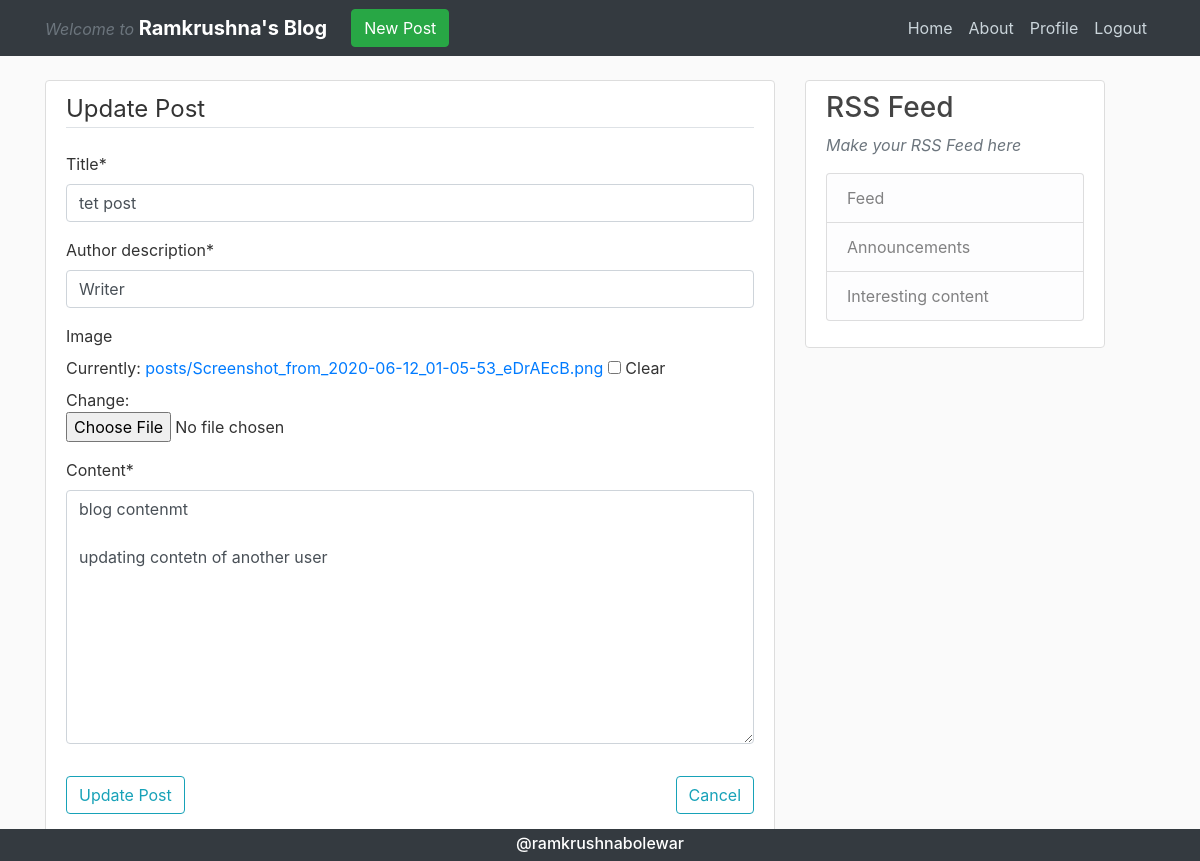
The app's page /post/23/update/ (signed in) with its own data.
### posts/models.py (models this page shows, shortened)
class Post(models.Model):
    title = models.CharField(max_length=80)
    author_description = models.CharField(max_length=160)
    content = models.TextField()
    posted_on = models.DateTimeField(default=timezone.now)
    author = models.ForeignKey(User, on_delete=models.CASCADE)
    image = models.FileField(blank=True, null=True, upload_to='posts')

### posts/views.py (the view)
# urls.py: path('post/<int:pk>/update/', postUpdate, name='posts-update'),
@login_required
def postUpdate(request, pk):
    post = get_object_or_404(Post, id=pk)
    if post.author != request.user:
        messages.success(request, f'You are not authorized to update this post.')
        return redirect(post.get_absolute_url())
    if request.POST:
        form = PostForm(request.POST or None, request.FILES or None, instance=post)
        if form.is_valid():
            instance = form.save(commit=False)
            instance.save()
            messages.success(request, f'Post Updated')
            return redirect(instance.get_absolute_url())
        else:
            form = PostForm(instance=post)
    else:
        form = PostForm(instance=post)
    return render(request, 'posts/post_update.html', {'form': form, 'post': post})

### posts/forms.py
class PostForm(forms.ModelForm):
    class Meta:
        model = Post
        fields =  ['title', 'author_description', 'image', 'content']

### posts/templates/posts/post_update.html (shortened to what this page needs)
{% extends "posts/base.html" %}
{% load crispy_forms_tags %}
{% block content %}
<div class="content-section">
  <form method="POST" enctype="multipart/form-data">
    <fieldset class="form-group">
      <legend class="border-bottom mb-4">Update Post</legend>
      {{ form|crispy }}
    </fieldset>
    <div class="form-group">
      <button class="btn btn-outline-info" type="submit">
        Update Post
      </button>
      <a class="btn btn-outline-info float-right" type="submit" href="{% url 'posts-detail' post.id %}">
        Cancel
      </a>
    </div>
  </form>
</div>
{% endblock content %}

### posts/static/posts/main.css (style rules this page uses)
body { background: #fafafa; color: #333333; margin-top: 5rem; min-height: 100%; height: 100%; }
.content-section { background: #ffffff; padding: 10px 20px; border: 1px solid #dddddd; border-radius: 4px; margin-bottom: 20px; }

### records on screen
Post: title "tet post", author_description "Writer", content "blog contenmt updating contetn of another user"
